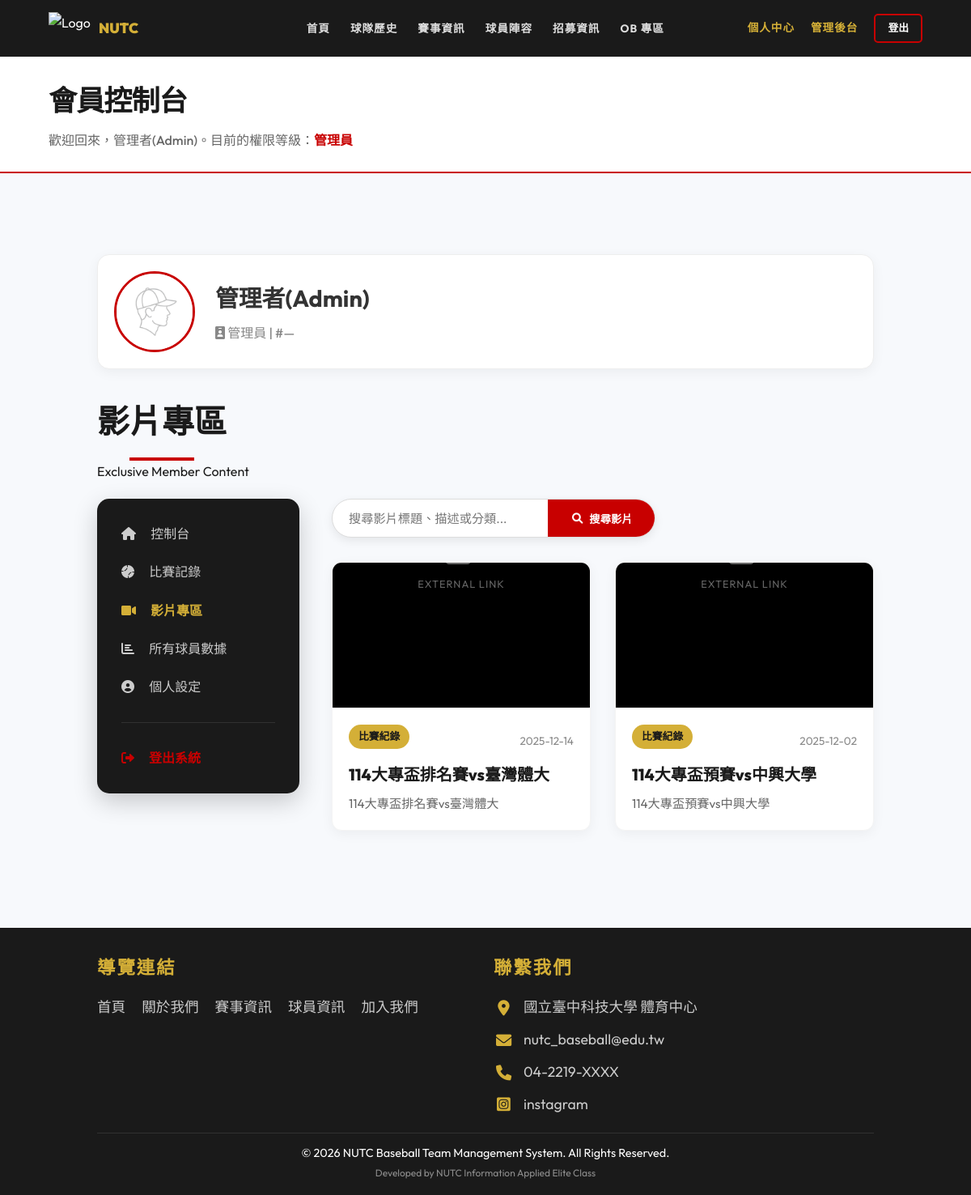
Before: /video_zone.php (signed in) with the older database file.
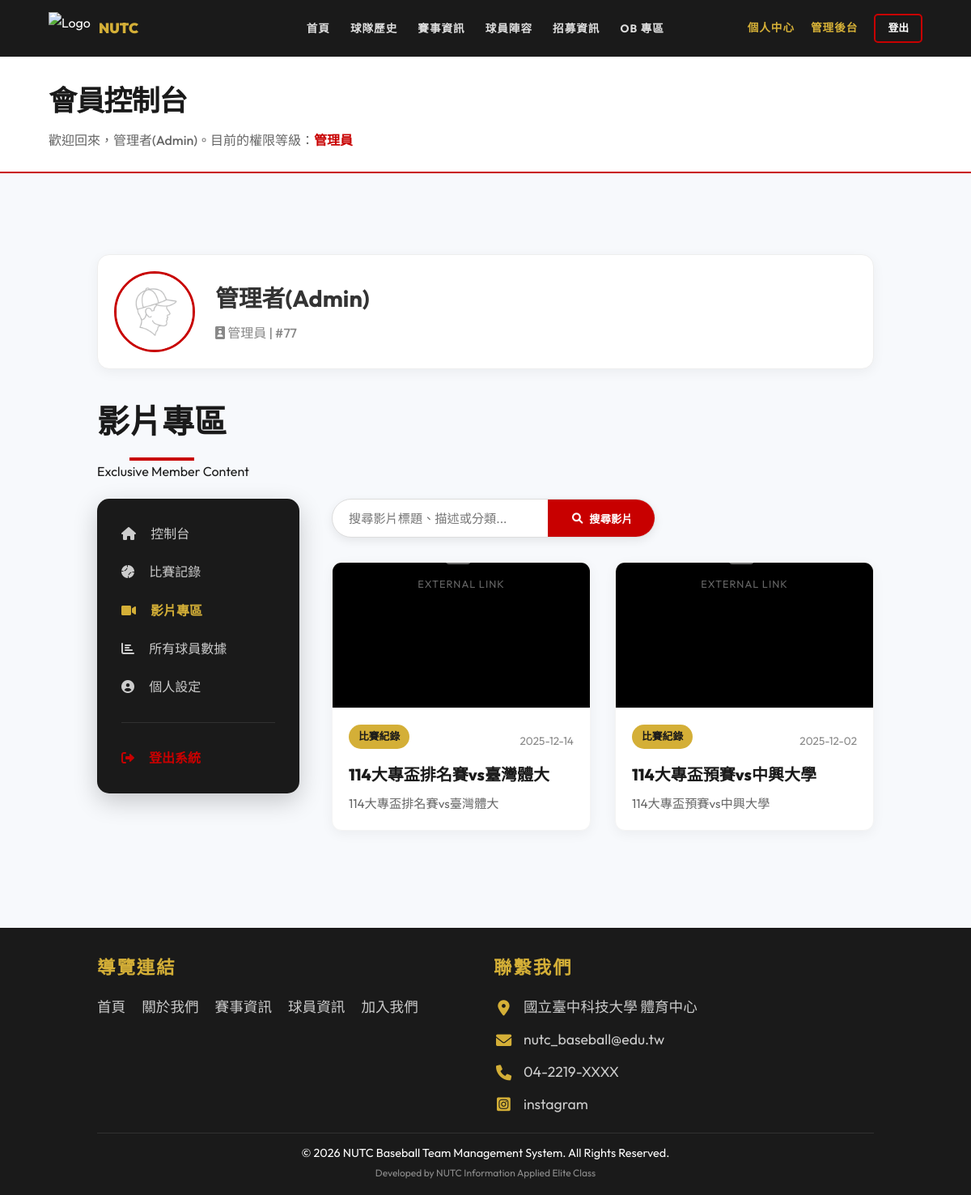
After: the same page with the newer database file.
### tables this page shows
CREATE TABLE `player` (
  `Player_id` int(11) NOT NULL COMMENT '球員識別碼',
  `Team_Id` int(11) NOT NULL COMMENT '關聯 Team.team_Id',
  `mId` int(11) DEFAULT NULL COMMENT '關聯 Member.mId (僅限本校球員，可為 NULL)',
  `Player_Name` varchar(50) NOT NULL COMMENT '球員姓名',
  `jersey_number` varchar(10) DEFAULT NULL COMMENT '背號 (如: 18, 93)',
  `position` varchar(255) DEFAULT NULL,
  `height` int(11) DEFAULT NULL COMMENT '身高 (cm)',
  `weight` int(11) DEFAULT NULL COMMENT '體重 (kg)',
  `image_path` varchar(255) DEFAULT NULL COMMENT '球員照片檔案路徑'
);

### includes/Database.php (called while the page is built, shortened)
<?php
class Database {
    private $pdo;
    public function __construct() {
        $host = 'localhost';
        $db   = 'baseball_web';
        $user = 'root';
        $pass = '';
        $charset = 'utf8mb4';
        $dsn = "mysql:host=$host;port=3306;dbname=$db;charset=$charset";
        $options = [
            PDO::ATTR_ERRMODE            => PDO::ERRMODE_EXCEPTION,
            PDO::ATTR_DEFAULT_FETCH_MODE => PDO::FETCH_ASSOC,
            PDO::ATTR_EMULATE_PREPARES   => false,
        ];
        try {
            $this->pdo = new PDO($dsn, $user, $pass, $options);
            $stmt = $this->pdo->query("DESCRIBE `player_game_details`");
            $cols = $stmt->fetchAll(PDO::FETCH_COLUMN);
            $stmt = $this->pdo->query("SHOW COLUMNS FROM `member` LIKE 'role'");
            $roleCol = $stmt->fetch();
        } catch (\PDOException $e) {
            throw new \PDOException($e->getMessage(), (int)$e->getCode());
        }
    }
    public function find($table, $key, $value) {
        $stmt = $this->pdo->prepare("SELECT * FROM `$table` WHERE `$key` = ?");
        $stmt->execute([$value]);
        return $stmt->fetch();
    }
}

### includes/config.php (called while the page is built, shortened)
<?php
require_once 'Database.php';
$db = new Database();

### video_zone.php (the view, shortened to what the changed rows need)
<?php
require_once 'includes/header.php';
$user = $_SESSION['user'];
$roleMap = ['admin' => '管理員', 'player' => '本校球員', 'ob' => '畢業學長'];
$role = isset($roleMap[$user['role']]) ? $roleMap[$user['role']] : '未知';
$playerData = $db->find('player', 'mId', $user['mId']);
?>
<link rel="stylesheet" href="assets/css/member_dashboard.css">
<link rel="stylesheet" href="assets/css/video_zone.css">
<div class="page-header">
    <h1>會員控制台</h1>
</div>
<section>
    <div class="container">
        <div style="display:flex; align-items:center; gap:25px; margin-bottom:30px; background:white; padding:20px; border-radius:15px; box-shadow:0 4px 15px rgba(0,0,0,0.05); border:1px solid #eee;">
            <div>
                <h2 style="margin:0; color:#333; font-size:1.8rem;"><?= htmlspecialchars($user['name']) ?></h2>
                <p style="margin:5px 0 0; color:#888; font-weight:500;"><i class="fas fa-id-badge"></i> <?= $role ?> | #<?= $playerData ? htmlspecialchars($playerData['jersey_number'] ?? '—') : '—' ?></p>
            </div>
        </div>
        <div class="section-title member-section-title" style="margin-bottom: 20px;">
            <h2>影片專區</h2>
        </div>
    </div>
</section>
<?php require_once 'includes/footer.php'; ?>

Changed rows visible on the page:
added player: jersey_number "77"
